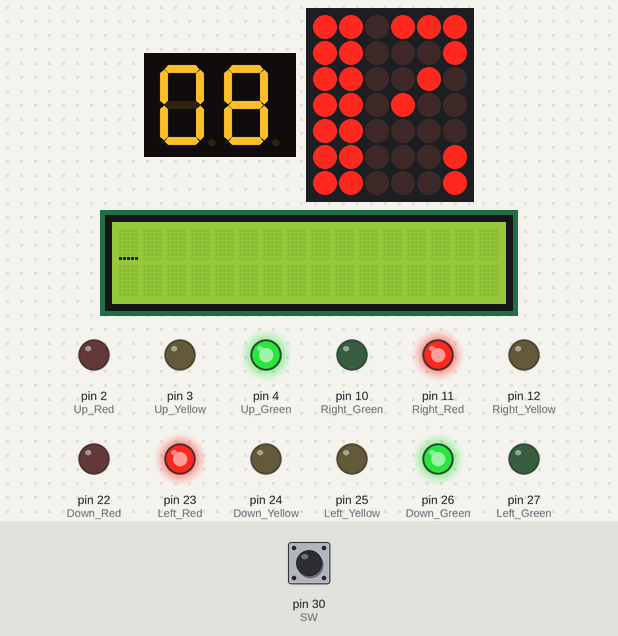
The sketch below on a simulated Arduino Mega 2560, built with avr-gcc and run on an emulated ATmega2560. On the bench: 2-digit seven-segment display, 6×7 LED matrix, 16×2 character LCD, output pins drawn as LEDs (lit = HIGH). Wiring (inferred from the names in the program): character LCD (HD44780): RS A14; E A6; data A2, A3, A4, A5; 2-digit 7-segment display, segments lit when LOW: segments pin 41, pin 42, pin 43, pin 44, pin 45, pin 46, pin 47; digit selects A15, pin 34; LED matrix (orientation assumed): rows pin 40, A8, A9, A10, A11, A12, A13; columns pin 35, pin 36, pin 37, A0, A1, A7. Dashed ring = blinking. Inputs (shaded band) come from the test bench; at power-on: pin 30 (SW) HIGH. The segment pins are drawn as the display they are named for; pins used as bus, display or sensor lines are not drawn.

Above: at 1.2 s.
1.3 s: pin 30 (SW) pulled LOW for 0.15 s
At 4.52 s:
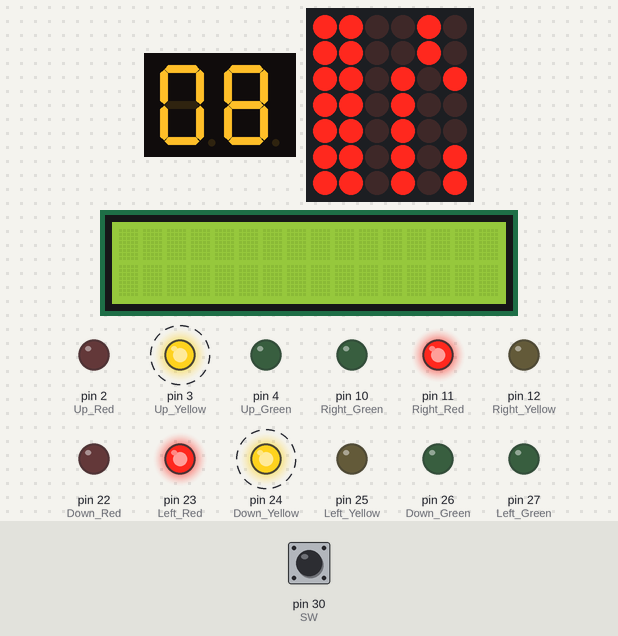
At 10.9 s:
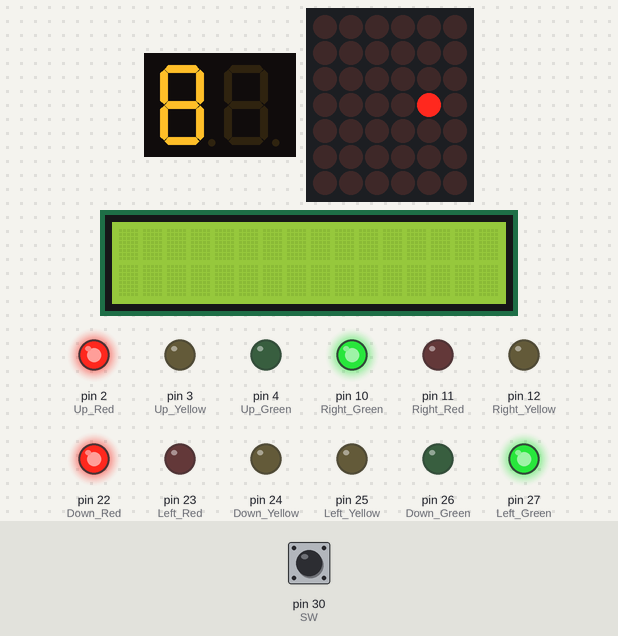
Timing chart, 0 to 36.5 s (numbered marks = the images above; inputs shaded):
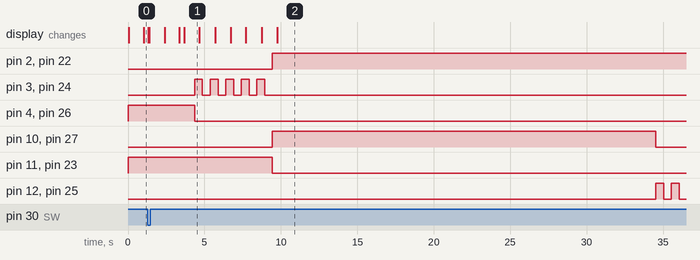

Measured:
- what the display in image 1 shows lasts 1.0 s, from 3.7 s to 4.7 s

The sketch:

sketch_oct25b.ino
```cpp
#define Up_Red 2
#define Up_Yellow 3
#define Up_Green 4 //위쪽 불
#define Down_Red 22
#define Down_Yellow 24
#define Down_Green 26  //아래쪽 불
#define Right_Red 11
#define Right_Yellow 12
#define Right_Green 10  //오른쪽 불
#define Left_Red 23
#define Left_Yellow 25
#define Left_Green 27  //왼쪽 불
#define SW 30       //위아래 스위치


int timePinRow[8] = { 40, 41, 42, 43, 44, 45, 46, 47 };
int timePinCol[8] = { 32, 33, 34, 35, 36, 37, 38, 39 };
// 보행자 신호 출력용 매트릭스 핀 번호 배열
int signPinRow[8] = { A8, A9, A10, A11, A12, A13, A14, A15 };
int signPinCol[8] = { A0, A1, A2, A3, A4, A5, A6, A7 };

//기타 기호상수
#define DRIVABLE_DURATION           10000u                                                  //주행 가능 시간, 녹색등 유지시간(20sec)
#define LED_Yellow_BLINK_DURATION   5000u                                                   //경고등 점멸 시간(5sec)
#define BLINK_TIME                  LED_Yellow_BLINK_DURATION / 1000                        //점멸 횟수(1초당 1회)
#define LED_DELAY_TIME              3000u                                                   //입력 받았을 시 LED 대기 시간(3sec)
#define ARRAY_LENGTH                8                                                       //배열 길이
#define CYCLE                       (DRIVABLE_DURATION + LED_Yellow_BLINK_DURATION) / 1000  //신호 바뀔 때까지의 걸리는 시간
#define WALK_DURATION               CYCLE * 1000                                            //

//폴링시 필요한 변수
bool state = false;
//DotMatrix 타이머 출력을 위한 변수
int Numbers[10][8][4] =
{
  // ZERO
  {
    { 0, 1, 1, 0 },
    { 1, 0, 0, 1 },
    { 1, 0, 0, 1 },
    { 1, 0, 0, 1 },
    { 1, 0, 0, 1 },
    { 1, 0, 0, 1 },
    { 1, 0, 0, 1 },
    { 0, 1, 1, 0 }
  },
  // ONE
  {
    { 0, 0, 1, 0 },
    { 0, 1, 1, 0 },
    { 1, 0, 1, 0 },
    { 0, 0, 1, 0 },
    { 0, 0, 1, 0 },
    { 0, 0, 1, 0 },
    { 0, 0, 1, 0 },
    { 1, 1, 1, 1 }
  },
  // TWO
  {
    { 0, 1, 1, 0 },
    { 1, 0, 0, 1 },
    { 0, 0, 0, 1 },
    { 0, 0, 0, 1 },
    { 0, 0, 1, 0 },
    { 0, 1, 0, 0 },
    { 1, 0, 0, 0 },
    { 1, 1, 1, 1 }
  },
  // THREE
  {
    { 0, 1, 1, 0 },
    { 1, 0, 0, 1 },
    { 0, 0, 0, 1 },
    { 0, 0, 1, 0 },
    { 0, 0, 1, 0 },
    { 0, 0, 0, 1 },
    { 1, 0, 0, 1 },
    { 0, 1, 1, 0 }
  },
  // FOUR
  {
    { 0, 0, 1, 0 },
    { 0, 1, 1, 0 },
    { 1, 0, 1, 0 },
    { 1, 0, 1, 0 },
    { 1, 0, 1, 0 },
    { 1, 1, 1, 1 },
    { 0, 0, 1, 0 },
    { 0, 0, 1, 0 }
  },
  // FIVE
  {
    { 1, 1, 1, 1 },
    { 1, 0, 0, 0 },
    { 1, 0, 0, 0 },
    { 1, 0, 0, 0 },
    { 1, 1, 1, 1 },
    { 0, 0, 0, 1 },
    { 0, 0, 0, 1 },
    { 1, 1, 1, 1 }
  },
  // SIX
  {
    { 0, 1, 1, 0 },
    { 1, 0, 0, 1 },
    { 1, 0, 0, 0 },
    { 1, 1, 1, 0 },
    { 1, 0, 0, 1 },
    { 1, 0, 0, 1 },
    { 1, 0, 0, 1 },
    { 0, 1, 1, 0 }
  },
  // SEVEN
  {
    { 1, 1, 1, 1 },
    { 0, 0, 0, 1 },
    { 0, 0, 0, 1 },
    { 0, 0, 0, 1 },
    { 0, 0, 1, 0 },
    { 0, 1, 0, 0 },
    { 0, 1, 0, 0 },
    { 0, 1, 0, 0 }
  },
  // EIGHT
  {
    { 0, 1, 1, 0 },
    { 1, 0, 0, 1 },
    { 1, 0, 0, 1 },
    { 0, 1, 1, 0 },
    { 0, 1, 1, 0 },
    { 1, 0, 0, 1 },
    { 1, 0, 0, 1 },
    { 0, 1, 1, 0 }
  },
  // NINE
  {
    { 0, 1, 1, 0 },
    { 1, 0, 0, 1 },
    { 1, 0, 0, 1 },
    { 1, 0, 0, 1 },
    { 0, 1, 1, 1 },
    { 0, 0, 0, 1 },
    { 1, 0, 0, 1 },
    { 0, 1, 1, 0 }
  }
};
//DotMatrix 보행자 그림 출력을 위한 변수
int WalkerSigns[2][8][8] =
{
  // Red : Cannot Cross
  {
   { 0, 0, 0, 1, 1, 0, 0, 0 },
   { 0, 0, 0, 1, 1, 0, 0, 0 },
   { 0, 0, 1, 1, 1, 1, 0, 0 },
   { 0, 0, 1, 1, 1, 1, 0, 0 },
   { 0, 0, 1, 1, 1, 1, 0, 0 },
   { 0, 0, 1, 1, 1, 1, 0, 0 },
   { 0, 0, 0, 1, 1, 0, 0, 0 },
   { 0, 0, 0, 1, 1, 0, 0, 0 }
  },

  // Green : Can Cross
  {
    { 0, 0, 0, 1, 1, 0, 0, 0 },
    { 0, 0, 0, 1, 1, 0, 0, 0 },
    { 0, 1, 0, 0, 0, 0, 0, 0 },
    { 0, 0, 1, 1, 1, 1, 1, 0 },
    { 0, 0, 0, 1, 1, 0, 0, 0 },
    { 0, 0, 0, 1, 1, 0, 1, 0 },
    { 0, 0, 1, 0, 0, 1, 0, 0 },
    { 0, 1, 0, 0, 0, 0, 0, 0 }
  }
};

void setup()
{
  //상하 출력 핀 모드 설정
  pinMode(Up_Red, OUTPUT);
  pinMode(Down_Red, OUTPUT);
  pinMode(Up_Yellow, OUTPUT);
  pinMode(Down_Yellow, OUTPUT);
  pinMode(Up_Green, OUTPUT);
  pinMode(Down_Green, OUTPUT);
  //좌우 출력 핀 모드 설정
  pinMode(Left_Red, OUTPUT);
  pinMode(Right_Red, OUTPUT);
  pinMode(Left_Yellow, OUTPUT);
  pinMode(Right_Yellow, OUTPUT);
  pinMode(Left_Green, OUTPUT);
  pinMode(Right_Green, OUTPUT);
  //DotMatrix 핀 모드 설정 및 초기화
  for(int i = 0; i < ARRAY_LENGTH; ++i)
  {
    pinMode(timePinRow[i], OUTPUT);
    pinMode(timePinCol[i], OUTPUT);
    pinMode(signPinRow[i], OUTPUT);
    pinMode(signPinCol[i], OUTPUT);

    digitalWrite(timePinRow[i], LOW);
    digitalWrite(timePinCol[i], HIGH);
    digitalWrite(signPinRow[i], LOW);
    digitalWrite(signPinCol[i], HIGH);
  }
  //입력 핀 모드 설정
  pinMode(SW, INPUT_PULLUP);
}

void loop()
{
  //상하 주행
  digitalWrite(Left_Red, HIGH);
  digitalWrite(Right_Red, HIGH);
  digitalWrite(Up_Green, HIGH);
  digitalWrite(Down_Green, HIGH);
  for (int t = CYCLE; t > 0; --t)
  {
     int former = t / 10;
     int later = t % 10;
     if (t > BLINK_TIME)
     {
        DisplayStopSignWithSwitch(1000, former, later);
        if (state == true)
       {
        state = false;
        break;
       }
     }
     else if (digitalRead(Up_Red) == LOW && digitalRead(Down_Red) == LOW)
     {
       digitalWrite(Up_Green, LOW);
       digitalWrite(Down_Green, LOW);
       UD_BlinkYellow(former, later);
     }
  }
  digitalWrite(Left_Red, LOW);
  digitalWrite(Right_Red, LOW);

  //좌우 주행
  digitalWrite(Up_Red, HIGH);
  digitalWrite(Down_Red, HIGH);
  digitalWrite(Left_Green, HIGH);
  digitalWrite(Right_Green, HIGH);
  for (int t = CYCLE; t > 0; --t)
  {
     int former = t / 10;
     int later = t % 10;
     if (t > BLINK_TIME)
     {
        DisplayWalkSign(1000);
        if(state == true)
       {
        state = false;
        break;
       }
     }
     else if (digitalRead(Left_Red) == LOW && digitalRead(Right_Red) == LOW)
     {
       digitalWrite(Left_Green, LOW);
       digitalWrite(Right_Green, LOW);
       LR_BlinkYellow();
     }
  }
  digitalWrite(Up_Red, LOW);
  digitalWrite(Down_Red, LOW);
}

void LR_BlinkYellow()
{
  static const int delayTime = LED_Yellow_BLINK_DURATION / (BLINK_TIME + BLINK_TIME);

  digitalWrite(Left_Yellow, HIGH);
  digitalWrite(Right_Yellow, HIGH);
  DisplayWalkSign(delayTime);
  digitalWrite(Left_Yellow, LOW);
  digitalWrite(Right_Yellow, LOW);
  DisplayWalkSign(delayTime);
}

void LR_LED()
{
  for (int t = (LED_DELAY_TIME + LED_Yellow_BLINK_DURATION) / 1000; t > 0; --t)
  {
    if (t > BLINK_TIME)
      //1초간 보행 신호 출력
      DisplayWalkSign(1000);
    else
    {
      digitalWrite(Left_Green, LOW);
      digitalWrite(Right_Green, LOW);
      LR_BlinkYellow();
    }
  }
  digitalWrite(Left_Red, HIGH);
  digitalWrite(Right_Red, HIGH);
  DisplayWalkSign(WALK_DURATION);
  state = true;
}

void UD_BlinkYellow(int former, int later)
{
  static const int delayTime = LED_Yellow_BLINK_DURATION / (BLINK_TIME + BLINK_TIME);

  digitalWrite(Up_Yellow, HIGH);
  digitalWrite(Down_Yellow, HIGH);
  DisplayStopSign(delayTime, former, later);
  digitalWrite(Up_Yellow, LOW);
  digitalWrite(Down_Yellow, LOW);
  DisplayStopSign(delayTime, former, later);
}

void UD_LED()
{
  for (int t = (LED_DELAY_TIME + LED_Yellow_BLINK_DURATION) / 1000; t > 0; --t)
  {
    if (t > BLINK_TIME)
      //1초간 타이머 출력
      DisplayStopSign(1000, t / 10, t % 10);
    else
    {
      digitalWrite(Up_Green, LOW);
      digitalWrite(Down_Green, LOW);
      UD_BlinkYellow(t / 10, t % 10);
    }
  }
  digitalWrite(Up_Red, HIGH);
  digitalWrite(Down_Red, HIGH);
  digitalWrite(Left_Green, HIGH);
  digitalWrite(Right_Green, HIGH);
  digitalWrite(Right_Red, LOW);
  digitalWrite(Left_Red, LOW);
  DisplayWalkSign(WALK_DURATION);
  state = true;
}

void DisplayStopSignWithSwitch(int duration, int former, int later)
{
  unsigned timeStart;
  unsigned timeEnd;
  timeStart = timeEnd = millis();
  while (timeEnd - timeStart <= duration)
  {
    StopSign();
    DisplayNumber(Numbers[former], Numbers[later]);
    //Switch ON
    if (digitalRead(SW) == LOW && digitalRead(Up_Green) == HIGH && digitalRead(Down_Green) == HIGH)
      UD_LED();
    timeEnd = millis();
  }
}

void ClearUpperDisplay()
{
  for (int i = 0; i < ARRAY_LENGTH; ++i)
  {
    digitalWrite(timePinRow[i], LOW);
    digitalWrite(timePinCol[i], HIGH);
  }
}

void ClearLowerDisplay()
{
  for (int i = 0; i < ARRAY_LENGTH; ++i)
  {
    digitalWrite(signPinRow[i], LOW);
    digitalWrite(signPinCol[i], HIGH);
  }
}

void DisplayNumber(int former[][4], int later[][4])
{
  for(int r = 0; r < 8; ++r)
  {
    ClearLowerDisplay();
    digitalWrite(signPinRow[r], HIGH);
    //십의 자리 출력
    for(int c = 0; c < 4; ++c)
    {
      if (former[r][c])
      {
        digitalWrite(signPinCol[c], LOW);
      }
    }
    //일의 자리 출력
    for(int c = 0; c < 4; ++c)
    {
      if (later[r][c])
      {
        digitalWrite(signPinCol[c + 4], LOW);
      }
    }
    //HACK : 이 함수가 없을 시, 출력 신호가 뚜렷하게 보이지 않음
    delay(1);
  }
}

void StopSign()
{
  for(int r = 0; r < 8; ++r)
  {
    ClearUpperDisplay();
    digitalWrite(timePinRow[r], HIGH);
    for(int c = 0; c < 8; ++c)
    {
      if(WalkerSigns[0][r][c])
      {
        digitalWrite(timePinCol[c], LOW);
      }
    }
    //HACK : 출력 신호를 유지하기 위해 사용
    delay(1);
  }
}

void WalkSign()
{
  for(int r = 0; r < 8; ++r)
  {
    ClearUpperDisplay();
    ClearLowerDisplay();
    digitalWrite(signPinRow[r], HIGH);
    for(int c = 0; c < 8; ++c)
    {
      if(WalkerSigns[1][r][c])
      {
        digitalWrite(signPinCol[c], LOW);
      }
    }
    //HACK : 출력 신호를 유지하기 위해 사용
    delay(1);
  }
}

void DisplayStopSign(int duration, int former, int later)
{
  unsigned timeStart;
  unsigned timeEnd;
  timeStart = timeEnd = millis();
  while (timeEnd - timeStart <= duration)
  {
    StopSign();
    DisplayNumber(Numbers[former], Numbers[later]);
    timeEnd = millis();
  }
}

void DisplayWalkSign(unsigned duration)
{
  ClearUpperDisplay();
  unsigned timeStart;
  unsigned timeEnd;
  timeStart = timeEnd = millis();
  while (timeEnd - timeStart <= duration)
  {
    WalkSign();
    timeEnd = millis();
  }
}
```
